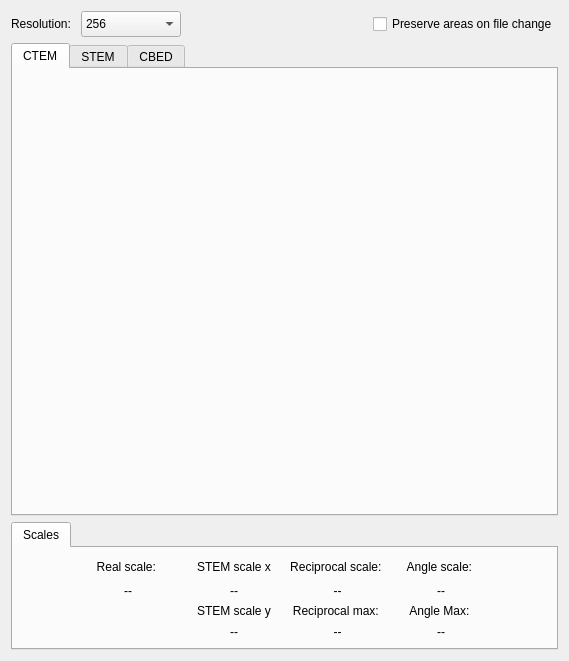
<?xml version="1.0" encoding="UTF-8"?>
<ui version="4.0">
 <class>AreaLayoutFrame</class>
 <widget class="QWidget" name="AreaLayoutFrame">
  <property name="geometry">
   <rect>
    <x>0</x>
    <y>0</y>
    <width>569</width>
    <height>661</height>
   </rect>
  </property>
  <property name="windowTitle">
   <string>Form</string>
  </property>
  <layout class="QGridLayout" name="gridLayout" rowstretch="0,1,0" columnstretch="0">
   <item row="0" column="0">
    <layout class="QHBoxLayout" name="horizontalLayout">
     <item>
      <widget class="QLabel" name="label">
       <property name="text">
        <string>Resolution: </string>
       </property>
      </widget>
     </item>
     <item>
      <widget class="QComboBox" name="cmbResolution">
       <property name="minimumSize">
        <size>
         <width>100</width>
         <height>26</height>
        </size>
       </property>
       <item>
        <property name="text">
         <string>256</string>
        </property>
       </item>
       <item>
        <property name="text">
         <string>512</string>
        </property>
       </item>
       <item>
        <property name="text">
         <string>768</string>
        </property>
       </item>
       <item>
        <property name="text">
         <string>1024</string>
        </property>
       </item>
       <item>
        <property name="text">
         <string>1536</string>
        </property>
       </item>
       <item>
        <property name="text">
         <string>2048</string>
        </property>
       </item>
       <item>
        <property name="text">
         <string>3072</string>
        </property>
       </item>
       <item>
        <property name="text">
         <string>4096</string>
        </property>
       </item>
      </widget>
     </item>
     <item>
      <spacer name="horizontalSpacer">
       <property name="orientation">
        <enum>Qt::Horizontal</enum>
       </property>
       <property name="sizeHint" stdset="0">
        <size>
         <width>40</width>
         <height>20</height>
        </size>
       </property>
      </spacer>
     </item>
     <item>
      <widget class="QCheckBox" name="chkKeep">
       <property name="text">
        <string>Preserve areas on file change</string>
       </property>
      </widget>
     </item>
    </layout>
   </item>
   <item row="2" column="0">
    <widget class="QTabWidget" name="tabScaleWidget">
     <property name="currentIndex">
      <number>0</number>
     </property>
     <widget class="QWidget" name="tbScales">
      <attribute name="title">
       <string>Scales</string>
      </attribute>
      <layout class="QGridLayout" name="gridLayout_2" columnstretch="1,0,0,0,0,0,1">
       <item row="3" column="5">
        <widget class="QLabel" name="lblAngleScale">
         <property name="text">
          <string>--</string>
         </property>
         <property name="alignment">
          <set>Qt::AlignCenter</set>
         </property>
        </widget>
       </item>
       <item row="3" column="3">
        <widget class="QLabel" name="lblFreqScale">
         <property name="text">
          <string>--</string>
         </property>
         <property name="alignment">
          <set>Qt::AlignCenter</set>
         </property>
        </widget>
       </item>
       <item row="2" column="3">
        <widget class="QLabel" name="label_8">
         <property name="text">
          <string>Reciprocal scale: </string>
         </property>
         <property name="alignment">
          <set>Qt::AlignCenter</set>
         </property>
        </widget>
       </item>
       <item row="2" column="6">
        <spacer name="horizontalSpacer_3">
         <property name="orientation">
          <enum>Qt::Horizontal</enum>
         </property>
         <property name="sizeHint" stdset="0">
          <size>
           <width>40</width>
           <height>20</height>
          </size>
         </property>
        </spacer>
       </item>
       <item row="5" column="3">
        <widget class="QLabel" name="lblFreqMax">
         <property name="text">
          <string>--</string>
         </property>
         <property name="alignment">
          <set>Qt::AlignCenter</set>
         </property>
        </widget>
       </item>
       <item row="3" column="2">
        <widget class="QLabel" name="lblStemScaleX">
         <property name="minimumSize">
          <size>
           <width>100</width>
           <height>0</height>
          </size>
         </property>
         <property name="text">
          <string>--</string>
         </property>
         <property name="alignment">
          <set>Qt::AlignCenter</set>
         </property>
        </widget>
       </item>
       <item row="3" column="1">
        <widget class="QLabel" name="lblRealScale">
         <property name="minimumSize">
          <size>
           <width>100</width>
           <height>0</height>
          </size>
         </property>
         <property name="text">
          <string>--</string>
         </property>
         <property name="alignment">
          <set>Qt::AlignCenter</set>
         </property>
        </widget>
       </item>
       <item row="4" column="5">
        <widget class="QLabel" name="label_7">
         <property name="text">
          <string>Angle Max: </string>
         </property>
         <property name="alignment">
          <set>Qt::AlignCenter</set>
         </property>
        </widget>
       </item>
       <item row="5" column="5">
        <widget class="QLabel" name="lblAngleMax">
         <property name="minimumSize">
          <size>
           <width>100</width>
           <height>0</height>
          </size>
         </property>
         <property name="text">
          <string>--</string>
         </property>
         <property name="alignment">
          <set>Qt::AlignCenter</set>
         </property>
        </widget>
       </item>
       <item row="2" column="1">
        <widget class="QLabel" name="label_2">
         <property name="text">
          <string>Real scale: </string>
         </property>
         <property name="alignment">
          <set>Qt::AlignCenter</set>
         </property>
        </widget>
       </item>
       <item row="5" column="2">
        <widget class="QLabel" name="lblStemScaleY">
         <property name="minimumSize">
          <size>
           <width>100</width>
           <height>0</height>
          </size>
         </property>
         <property name="text">
          <string>--</string>
         </property>
         <property name="alignment">
          <set>Qt::AlignCenter</set>
         </property>
        </widget>
       </item>
       <item row="2" column="5">
        <widget class="QLabel" name="label_10">
         <property name="text">
          <string>Angle scale: </string>
         </property>
         <property name="alignment">
          <set>Qt::AlignCenter</set>
         </property>
        </widget>
       </item>
       <item row="4" column="3">
        <widget class="QLabel" name="label_3">
         <property name="text">
          <string>Reciprocal max: </string>
         </property>
         <property name="alignment">
          <set>Qt::AlignCenter</set>
         </property>
        </widget>
       </item>
       <item row="2" column="0">
        <spacer name="horizontalSpacer_2">
         <property name="orientation">
          <enum>Qt::Horizontal</enum>
         </property>
         <property name="sizeHint" stdset="0">
          <size>
           <width>40</width>
           <height>20</height>
          </size>
         </property>
        </spacer>
       </item>
       <item row="2" column="2">
        <widget class="QLabel" name="lblStemXHeader">
         <property name="text">
          <string>STEM scale x</string>
         </property>
         <property name="alignment">
          <set>Qt::AlignCenter</set>
         </property>
        </widget>
       </item>
       <item row="4" column="2">
        <widget class="QLabel" name="lblStemYHeader">
         <property name="text">
          <string>STEM scale y</string>
         </property>
         <property name="alignment">
          <set>Qt::AlignCenter</set>
         </property>
        </widget>
       </item>
      </layout>
     </widget>
    </widget>
   </item>
   <item row="1" column="0">
    <widget class="QTabWidget" name="tabAreaWidget">
     <property name="sizePolicy">
      <sizepolicy hsizetype="Preferred" vsizetype="Preferred">
       <horstretch>0</horstretch>
       <verstretch>0</verstretch>
      </sizepolicy>
     </property>
     <property name="currentIndex">
      <number>0</number>
     </property>
     <widget class="QWidget" name="tbCtem">
      <attribute name="title">
       <string>CTEM</string>
      </attribute>
      <layout class="QHBoxLayout" name="horizontalLayout_2">
       <item>
        <layout class="QVBoxLayout" name="vCtemLayout">
         <property name="sizeConstraint">
          <enum>QLayout::SetDefaultConstraint</enum>
         </property>
        </layout>
       </item>
      </layout>
     </widget>
     <widget class="QWidget" name="tbStem">
      <attribute name="title">
       <string>STEM</string>
      </attribute>
      <layout class="QVBoxLayout" name="verticalLayout_3">
       <item>
        <layout class="QVBoxLayout" name="vStemLayout"/>
       </item>
      </layout>
     </widget>
     <widget class="QWidget" name="tbCbed">
      <attribute name="title">
       <string>CBED</string>
      </attribute>
      <layout class="QVBoxLayout" name="verticalLayout_2">
       <item>
        <layout class="QVBoxLayout" name="vCbedLayout"/>
       </item>
      </layout>
     </widget>
    </widget>
   </item>
  </layout>
 </widget>
 <resources/>
 <connections/>
</ui>
